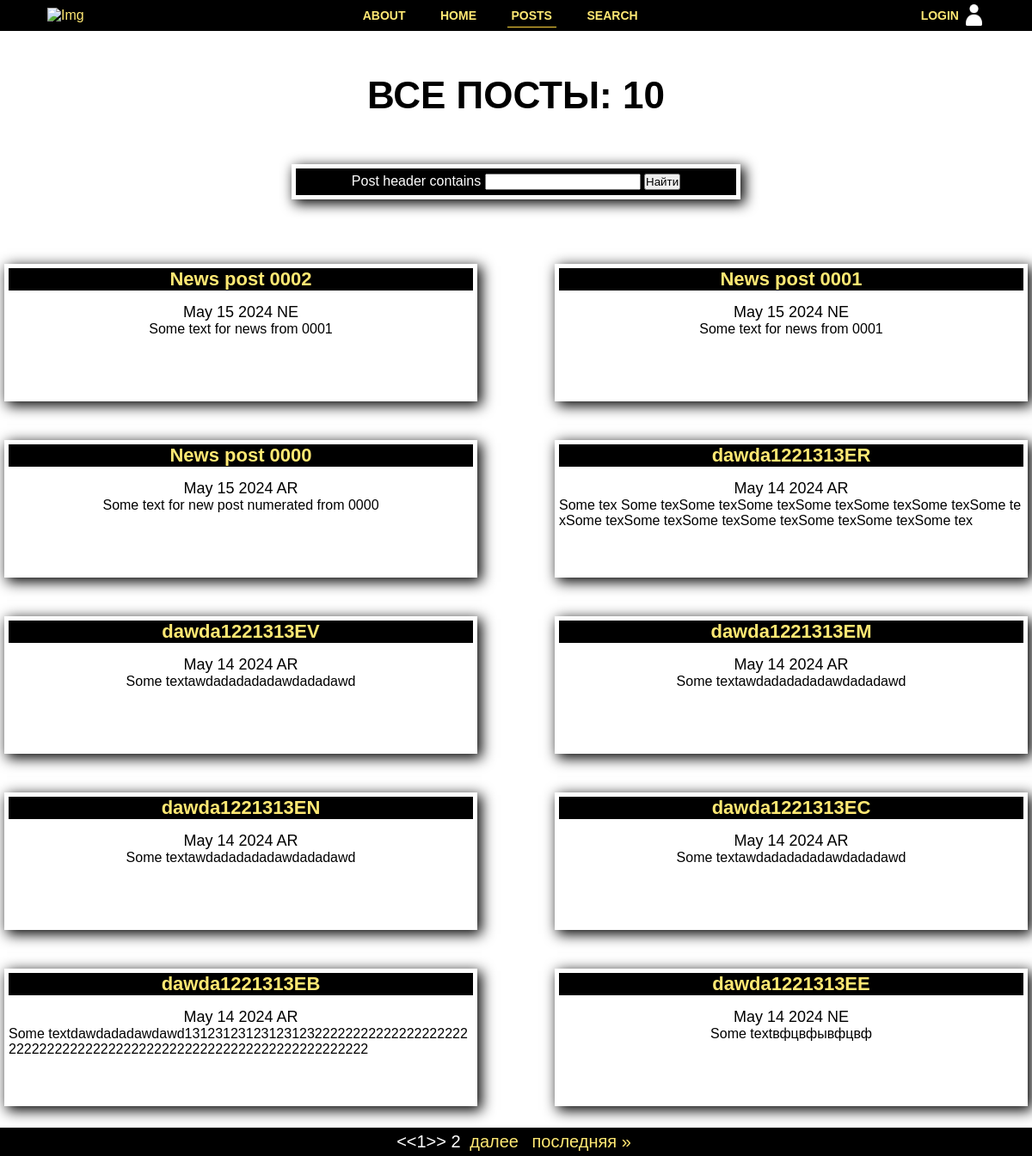
/posts/, run on the app's committed database.
### news/models.py (models this page shows, shortened)
class Post(models.Model):
    class PostType(models.TextChoices):
        news = 'NE', _('Новость')
        article = 'AR', _('Статья')
    author = models.ForeignKey(Author, on_delete=models.CASCADE)
    choise = models.CharField(
        max_length=2,
        choices=PostType,
        default=PostType.news
    )
    creation_date = models.DateTimeField(auto_now_add=True)
    post_header = models.CharField(max_length=64)
    post_text = models.TextField(default='Some text', max_length=512)
    rating = models.IntegerField(default=0)
    category = models.ManyToManyField(Category, through='PostCategory')

### news/views.py (the view)
# urls.py: path('', PostsList.as_view(), name='posts'),
class PostsList(ListView):
    model = Post
    ordering = '-creation_date'
    template_name = 'posts.html'
    context_object_name = 'posts'
    paginate_by = 10
    def get_queryset(self):
        queryset = super().get_queryset()
        self.filterset = PostSearchFilter(self.request.GET, queryset)
        return self.filterset.qs
    def get_context_data(self, **kwargs):
        context = super().get_context_data(**kwargs)
        context['filterset'] = self.filterset
        return context

### news/templatetags/custom_filters.py (called while the page is built)
@register.filter()
def censor(value: str):
    try:
        if type(value) is str:
            for word in BAD_WORDS:
                if word in value:
                    value = value.replace(word, f"{word[0]}"+"*"*(len(word)-1))
                if word.capitalize() in value:
                    value = value.replace(word.capitalize(), f"{word.capitalize()[0]}"+"*"*(len(word)-1))
        else:
            raise ValueError
    except ValueError:
        print('error while filtering')
    finally:
        return value

### news/templatetags/custom_tags.py (called while the page is built)
@register.simple_tag(takes_context=True)
def url_replace(context, **kwargs):
   d = context['request'].GET.copy()
   for k, v in kwargs.items():
       d[k] = v
   return d.urlencode()

### templates/posts.html (shortened to what this page needs)
{% extends 'flatpages/default.html' %}
{% load custom_filters %}
{% load custom_tags %}
{% block title %}
    <h1>Все посты: {{posts.count}}</h1>
{% endblock title %}
{% block content %}
    <div class="news-form">
        <form class="news-search" action="" method="get" >
            {{ filterset.form.post_header.label}}
            {{ filterset.form.post_header}}
            <input type="submit" value="Найти" />
        </form>
    </div>
    {% if posts %}
    <div class="posts-container">
        {% for post in posts %}
            <div {% if forloop.last and not posts.count|divisibleby:2 %} class="posts long"{% else %} class="posts" {% endif %}>
             <h1 class="posts-header"><a href={{post.id}}>{{ post.post_header}}</a></h1>
                <span style="font-size: 18px;">{{ post.creation_date|date:'M d Y'}} {{post.choise}}</span>
                <p style="word-break: break-all;">{{ post.post_text|truncatewords:30|censor }}</p>
            </div>
        {% endfor %}
    </div>
    {% endif %}
{% endblock content %}

### static/css/styles.css (style rules this page uses)
* { padding: 0; margin: 0; font-family: Arial, Helvetica, sans-serif; }
* a { text-decoration: none; padding: 5px; color: #FFE873; }
.news-form { margin: 5px; width: auto; display: flex; flex-direction: column; justify-content: space-around; background-color: white; box-shadow: 4px 4px 15px 1px; }
.news-search { margin: 5px; padding: 5px; color: white; background-color: black; text-align: center; width: 500px; border: 1px solid black; }
.posts { display: flex; background-color: #fff; flex-direction: column; padding: 5px; margin: 20px 5px 25px 5px; width: 45%; height: 150px; align-items: center; box-shadow: 4px 4px 15px 1px; }
.posts-header { font-size: 22px; margin-bottom: 15px; width: 100%; text-align: center; background-color: black; }
.posts-container { display: flex; padding-top: 50px; width: 1200px; height: auto; flex-wrap: wrap; justify-content: space-between; }

### data on the page
Post: post_header "News post 0002", creation_date "May 15 2024", choise "NE", post_text|censor "Some text for news from 0001"
Post: post_header "News post 0001", creation_date "May 15 2024", choise "NE", post_text|censor "Some text for news from 0001"
Post: post_header "News post 0000", creation_date "May 15 2024", choise "AR", post_text|censor "Some text for new post numerated from 0000"
Post: post_header "dawda1221313ЕR", creation_date "May 14 2024", choise "AR", post_text|censor "Some tex Some texSome texSome texSome texSome texSome texSome texSome texSome texSome texSome texSome texSome texSome tex"
Post: post_header "dawda1221313ЕV", creation_date "May 14 2024", choise "AR", post_text|censor "Some textawdadadadadawdadadawd"
Post: post_header "dawda1221313ЕM", creation_date "May 14 2024", choise "AR", post_text|censor "Some textawdadadadadawdadadawd"
Post: post_header "dawda1221313ЕN", creation_date "May 14 2024", choise "AR", post_text|censor "Some textawdadadadadawdadadawd"
Post: post_header "dawda1221313ЕC", creation_date "May 14 2024", choise "AR", post_text|censor "Some textawdadadadadawdadadawd"
Post: post_header "dawda1221313ЕB", creation_date "May 14 2024", choise "AR", post_text|censor "Some textdawdadadawdawd131231231231231232222222222222222222222222222222222222222222222222222222222222222222"
Post: post_header "dawda1221313ЕЕ", creation_date "May 14 2024", choise "NE", post_text|censor "Some textвфцвфывфцвф"

### other printed values
{{ posts.count }} "10"
{{ filterset.form.post_header.label }} "Post header contains"
{{ page_obj.number }} "1"
{{ page_obj.next_page_number }} "2"
